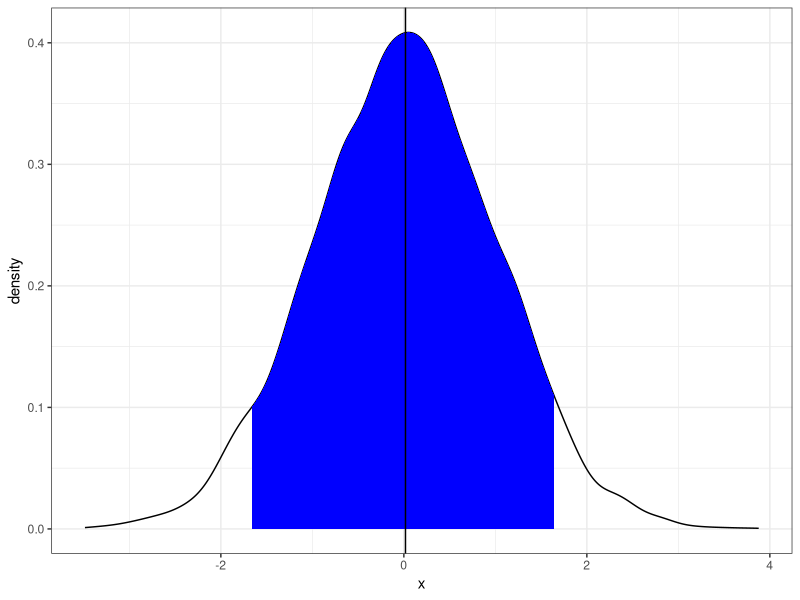

Generate this figure with R: (Note: this script raises an error after producing the figure.)
x <- as.vector(rnorm(10000))
d <- as.data.frame(x=x)
library(ggplot2)
p <- ggplot(data = d) + theme_bw() + 
  geom_density(aes(x=x, y = ..density..), color = 'black')
# new code is below
q5 <- quantile(x,.05)
q95 <- quantile(x,.95)
medx <- median(x)
x.dens <- density(x)
df.dens <- data.frame(x = x.dens$x, y = x.dens$y)
p + geom_area(data = subset(df.dens, x >= q5 & x <= q95), 
              aes(x=x,y=y), fill = 'blue') +
                geom_vline(xintercept = medx)

ggplot(data = d) + theme_bw() + 
  geom_density(aes(x=x, y = ..density..), color = 'black') + 
  geom_line(aes(x=mean(x), y=c(0,.4) ) )
